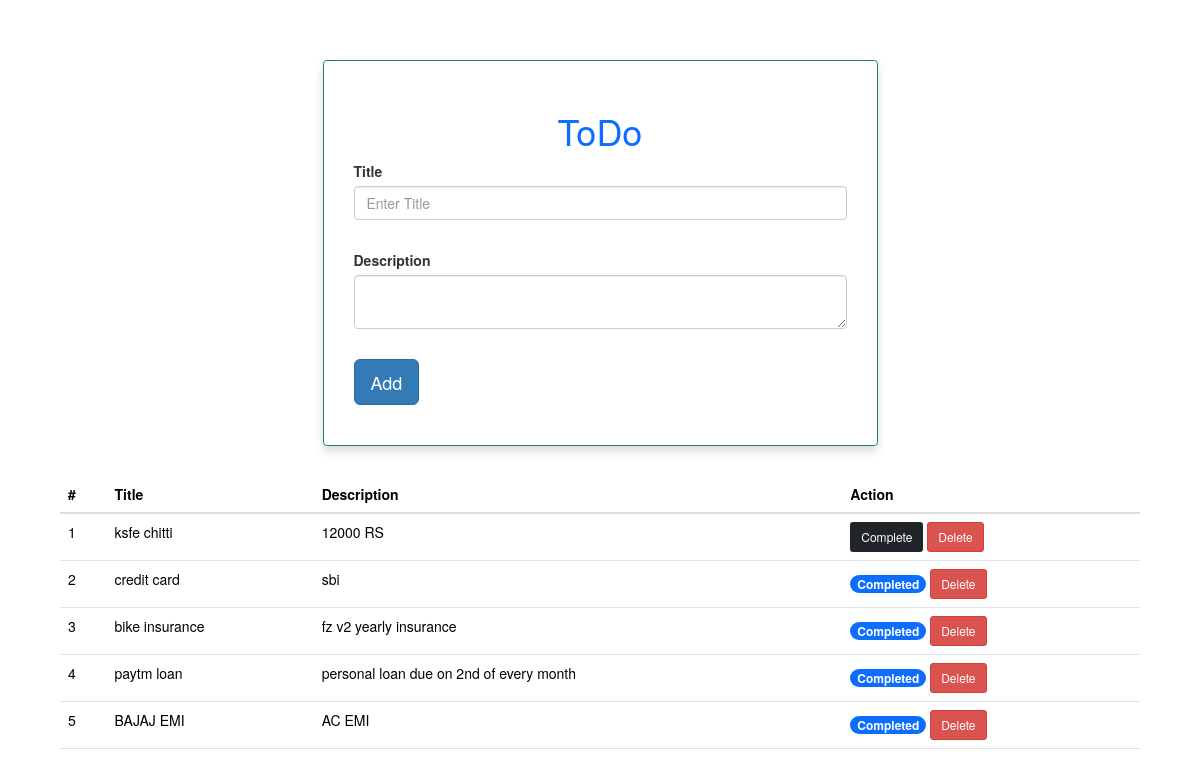
/todo/, run on the app's committed database.
### todo/models.py (models this page shows, shortened)
class Todo(models.Model):
    title=models.CharField(max_length=300)
    description=models.TextField()
    completed=models.BooleanField(default=False)

### todo/views.py (the view)
# urls.py: path('',views.todo_list,name="todo_list"),
def todo_list(request):
    todos=Todo.objects.order_by('-id')
    return render(request,'todo/index.html',{'todos':todos})

### templates/todo/index.html (shortened to what this page needs)
<!DOCTYPE html>
<html lang="en">
  <head>
    <link
      href="https://cdn.jsdelivr.net/npm/bootstrap@5.3.2/dist/css/bootstrap.min.css"
      rel="stylesheet"
    />
    <link
      rel="stylesheet"
      href="https://maxcdn.bootstrapcdn.com/bootstrap/3.4.1/css/bootstrap.min.css"
    />
  </head>
  <body>
    <div class="container mt-5 p-5">
      <div class="row justify-content-center">
        <div
          class="border border-1 border-success w-50 p-5 rounded larger shadow mx-auto"
        >
          <form action="{% url 'create_todo' %}" method="POST">
            <h1 class="text-center text-primary">ToDo</h1>
            <div class="mb-5">
              <label for="title">Title</label>
              <input type="text"
                class="form-control" id="title" placeholder="Enter Title" name="title"
              />
            </div>
            <div class="mb-5">
              <label for="description">Description</label>
              <textarea class="form-control" name="description"></textarea>
            </div>
            <div class="mb-3">
                <button type="submit" class="btn btn-primary btn-lg">Add</button>
            </div>
          </form>
        </div>
      </div>
<div class="mt-5">
          <table class="table">
            <thead>
              <tr>
                <th scope="col">#</th>
                <th scope="col">Title</th>
                <th scope="col">Description</th>
                <th scope="col">Action</th>
              </tr>
            </thead>
            <tbody>
                {% for todo in todos%}
              <tr>
                <td>{{ forloop.counter }}</td>
                <td>{{todo.title}}</td>
                <td>{{todo.description}}</td>
                <td>
                    {%if todo.completed%}
                    <span class="badge text-bg-primary">Completed</span>
                    {%else%}
                    <a class="btn btn-sm btn-dark" href="{% url 'complete_todo' todo.id %}">Complete</a>
                    {%endif%}
                    <a class="btn btn-sm btn-danger" href="{% url 'delete_todo' todo.id%}">Delete</a>
                </td>
              </tr>
                {%endfor%}
            </tbody>
          </table>
</div class="mt-5">    </div>
  </body>
</html>

### data on the page
Todo: title "ksfe chitti", description "12000 RS", completed "Complete"
Todo: title "credit card", description "sbi", completed "Completed"
Todo: title "bike insurance", description "fz v2 yearly insurance", completed "Completed"
Todo: title "paytm loan", description "personal loan due on 2nd of every month", completed "Completed"
Todo: title "BAJAJ EMI", description "AC EMI", completed "Completed"
